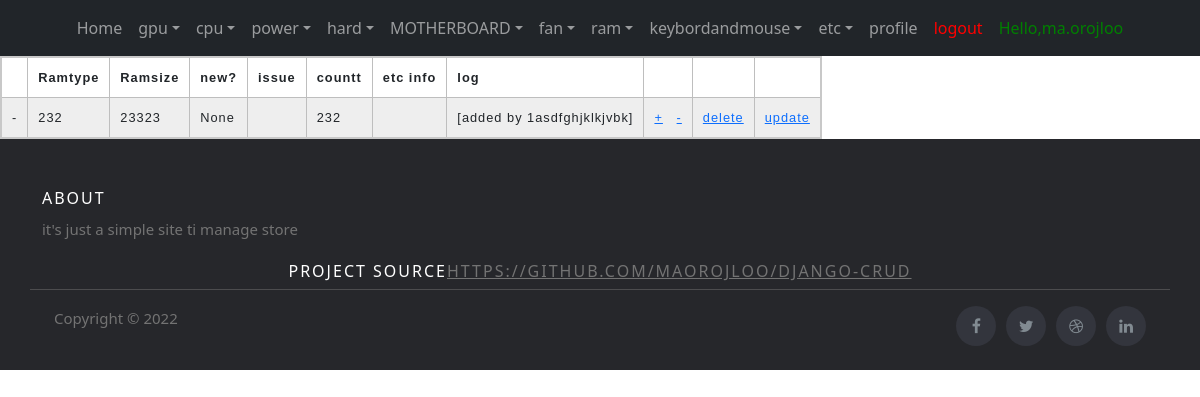
/ram/ (signed in), run on the app's committed database.
### stuffs/models.py (models this page shows, shortened)
class ram(models.Model):
    ramtype = models.CharField(max_length=100)
    ramsize=models.SmallIntegerField()
    new = models.BooleanField(null=True, blank=True)#*
    issue = models.CharField(max_length=100, blank=True)#*
    countt=models.SmallIntegerField()#*
    etc = models.CharField(max_length=100,blank=True)#*
    log=models.CharField(max_length=300)

### stuffs/views.py (the view)
# urls.py: path('ram/',ram_list,name='ram_list'),
@login_required(login_url='/login/') #redirect when user is not logged in
def ram_list(request):
    cpus = ram.objects.all()
    return render(request,'ram.html',{'cpus':cpus})

### stuffs/templates/ram.html (shortened to what this page needs)
{% extends 'base.html' %}
{%  load static %}
    {% block content %}
    <link rel="stylesheet"  href="{%  static  'stuffs/css/zebrastrepedtable.css'  %}">
        <table>
            <tr>
                <th></th>
                <th>Ramtype</th>
                <th>Ramsize</th>
                <th>new?</th>
                <th>issue</th>
                <th>countt</th>
                <th>etc info</th>
                <th>log</th>
                <th>  </th>
                <th>  </th>
                <th>  </th>
                </tr>
        {% for cpu in cpus  %}
        {% with table='ram' %}
            <tr>
            <td>-</td>
            <td>{{cpu.ramtype}}</td>
            <td>{{cpu.ramsize}}</td>
            <td>{{cpu.new}}</td>
            <td>{{cpu.issue}}</td>
            <td>{{cpu.countt}}</td>
            <td>{{cpu.etc}}</td>
            <td>{{cpu.log}}</td>
            <td><a href="{% url 'gpu_plusone' table cpu.id %}" >+</a>&nbsp;&nbsp;&nbsp;<a href="{% url 'gpu_minusone' table cpu.id %}" >-</a></td>
            <td><a href="{% url 'delete_gpu' table cpu.id %}">delete</a></td>
            <td><a href="{% url 'update_gpu' table cpu.id  %}">update</a></td>
            </tr>
        {% endwith %}
        {% endfor %}
        </table>
    {% endblock content %}

### stuffs/templates/base.html (shortened to what this page needs)
{% load static %}
<!DOCTYPE html>
<html>
    <link href="https://cdn.jsdelivr.net/npm/bootstrap@5.1.3/dist/css/bootstrap.min.css" rel="stylesheet">
    <link rel="stylesheet"  href="{%  static  'stuffs/css/headerandfooter.css'  %}">
<head>
</head>
<body>
	<link rel="stylesheet" href="https://stackpath.bootstrapcdn.com/font-awesome/4.7.0/css/font-awesome.min.css">
		<nav class="navbar navbar-expand-lg navbar-dark ftco_navbar bg-dark ftco-navbar-light" id="ftco-navbar">
	    <div class="container-fluid">
	      <div class="collapse navbar-collapse" id="ftco-nav">
	        <ul class="navbar-nav m-auto">
	        	<li class="nav-item active"><a href="#" class="nav-link">Home</a></li>
            <li class="nav-item dropdown">
              <a class="nav-link dropdown-toggle" href="{% url  'list_stuffs' %}" id="dropdown04" data-toggle="dropdown" aria-haspopup="true" aria-expanded="false">gpu</a>
            </li>
<li class="nav-item dropdown">
              <a class="nav-link dropdown-toggle" href="{% url  'cpu_list' %}" id="dropdown04" data-toggle="dropdown" aria-haspopup="true" aria-expanded="false">cpu</a>
            </li>
<li class="nav-item dropdown">
              <a class="nav-link dropdown-toggle" href="{% url  'power_list' %}" id="dropdown04" data-toggle="dropdown" aria-haspopup="true" aria-expanded="false">power</a>
            </li>
<li class="nav-item dropdown">
              <a class="nav-link dropdown-toggle" href="{% url  'hard_list' %}" id="dropdown04" data-toggle="dropdown" aria-haspopup="true" aria-expanded="false">hard</a>
            </li>
<li class="nav-item dropdown">
              <a class="nav-link dropdown-toggle" href="{% url  'MOTHERBOARD_list' %}" id="dropdown04" data-toggle="dropdown" aria-haspopup="true" aria-expanded="false">MOTHERBOARD</a>
            </li>
<li class="nav-item dropdown">
              <a class="nav-link dropdown-toggle" href="{% url  'fan_list' %}" id="dropdown04" data-toggle="dropdown" aria-haspopup="true" aria-expanded="false">fan</a>
            </li>
<li class="nav-item dropdown">
              <a class="nav-link dropdown-toggle" href="{% url  'ram_list' %}" id="dropdown04" data-toggle="dropdown" aria-haspopup="true" aria-expanded="false">ram</a>
            </li>
<li class="nav-item dropdown">
              <a class="nav-link dropdown-toggle" href="{% url  'keybordandmouse_list' %}" id="dropdown04" data-toggle="dropdown" aria-haspopup="true" aria-expanded="false">keybordandmouse</a>
            </li>
<li class="nav-item dropdown">
              <a class="nav-link dropdown-toggle" href="{% url  'etc_list' %}" id="dropdown04" data-toggle="dropdown" aria-haspopup="true" aria-expanded="false">etc</a>
            </li>
              {% if user.is_authenticated%}
              <li class="nav-item"><a href="/profile" class="nav-link">profile</a></li>
              <li class="nav-item"><a href="/logout" style="color: red;" class="nav-link">logout</a></li>
                {% else %}
                <li class="nav-item"><a href="/login" style="color: red;" class="nav-link">login</a></li>
                {% endif %}
            {% if user.is_authenticated%}
	          <li class="nav-item"><a href="" style="color: green;" class="nav-link">Hello,{{ user.username }}</a></li>
            {% endif %}
	        </ul>
	      </div>
	    </div>
	  </nav>
<div >
    <dev calss='container-s'>
    {% block content%}{%endblock%}
    </dev>
  </div>
<div  >
<footer class="site-footer">
    <div class="container">
      <div class="row">
        <div class="col-sm-12 col-md-6">
          <h6>About</h6>
          <p class="text-justify">it's just a simple site ti manage store</p>
        </div>
        <h6 align="center" >project source<a href="https://github.com/maorojloo/Django-CRUD" target="blank">https://github.com/maorojloo/Django-CRUD</a></h6><br/>
      <hr>
    </div>
    <div class="container">
      <div class="row">
        <div class="col-md-8 col-sm-6 col-xs-12">
          <p class="copyright-text">Copyright &copy; 2022
          </p>
        </div>
        <div class="col-md-4 col-sm-6 col-xs-12">
          <ul class="social-icons">
            <li><a class="facebook" href="#"><i class="fa fa-facebook"></i></a></li>
            <li><a class="twitter" href="#"><i class="fa fa-twitter"></i></a></li>
            <li><a class="dribbble" href="#"><i class="fa fa-dribbble"></i></a></li>
            <li><a class="linkedin" href="#"><i class="fa fa-linkedin"></i></a></li>
          </ul>
        </div>
      </div>
    </div>
  </div>
</footer>
</body>
</html>

### stuffs/static/stuffs/css/headerandfooter.css (style rules this page uses)
.site-footer { background-color:#26272b; padding:45px 0 20px; font-size:15px; line-height:24px; color:#737373; }
.site-footer hr { border-top-color:#bbb; opacity:0.5 }
.site-footer h6 { color:#fff; font-size:16px; text-transform:uppercase; margin-top:5px; letter-spacing:2px }
.site-footer a { color:#737373; }
.site-footer .social-icons { text-align:right }
.site-footer .social-icons a { width:40px; height:40px; line-height:40px; margin-left:6px; margin-right:0; border-radius:100%; background-color:#33353d }
.copyright-text { margin:0 }
.social-icons { padding-left:0; margin-bottom:0; list-style:none }
.social-icons li { display:inline-block; margin-bottom:4px }
.social-icons a { background-color:#eceeef; color:#818a91; font-size:16px; display:inline-block; line-height:44px; width:44px; height:44px; text-align:center; margin-right:8px; border-radius:100%; -webkit-transition:all .2s linear; -o-transition:all .2s linear; transition:all .2s linear }

### stuffs/static/stuffs/css/zebrastrepedtable.css (style rules this page uses)
td, th { border: 1px solid rgb(190, 190, 190); padding: 10px; }
tr:nth-child(even) { background-color: #eee; }
table { border-collapse: collapse; border: 2px solid rgb(200, 200, 200); letter-spacing: 1px; font-family: sans-serif; font-size: .8rem; }

### data on the page
ram: ramtype "232", ramsize "23323", new "None", countt "232", log "[added by 1asdfghjklkjvbk]"

### other printed values
{{ user.username }} "ma.orojloo"
